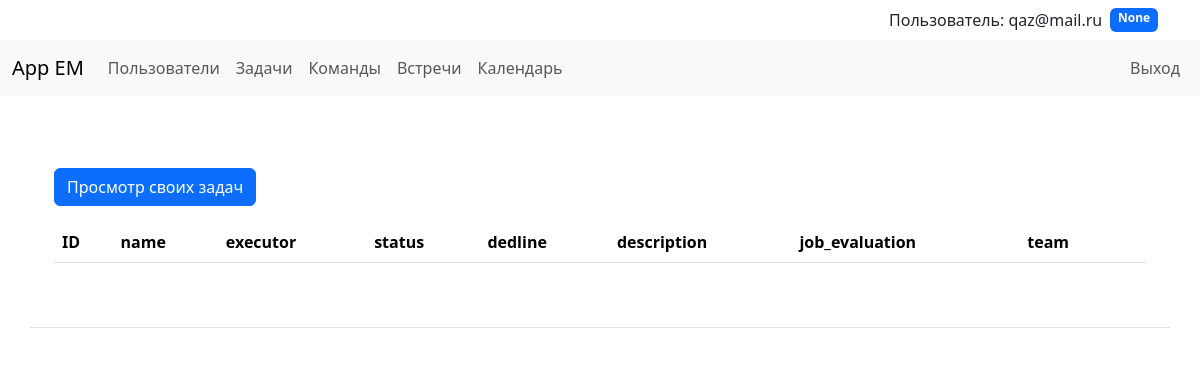
/tasks (signed in), run on an earlier commit of the app's database.
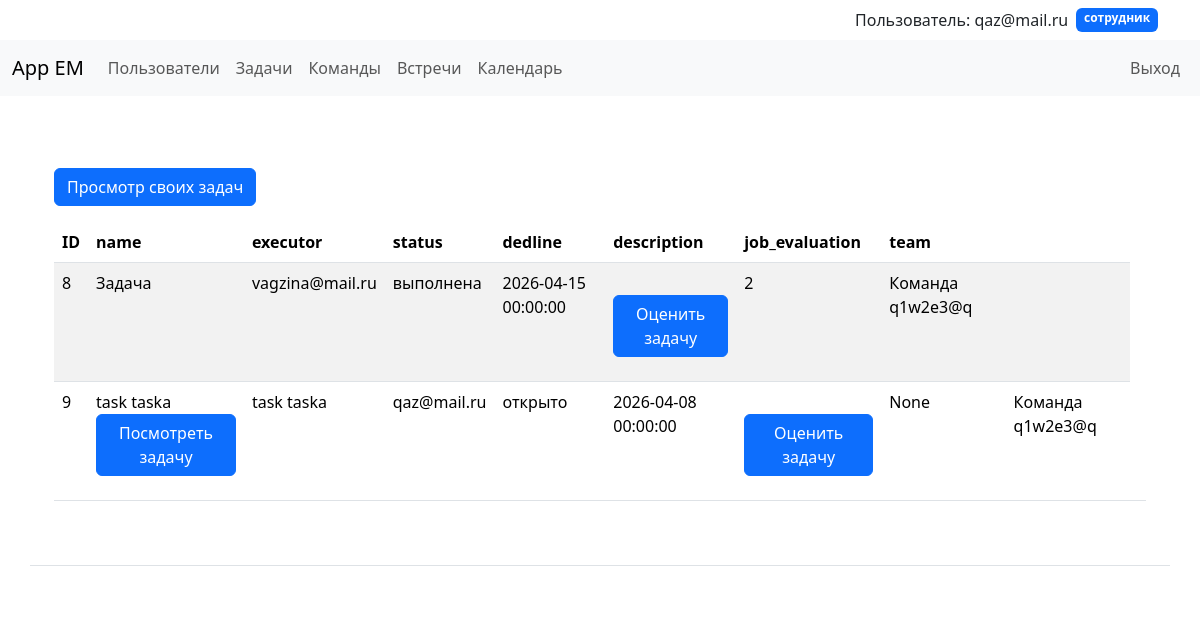
And on a later commit of the database.
### app/users/models.py (models this page shows)
class UserModel(Base):
    __tablename__ = "users"
    id = Column(Integer, primary_key=True, index=True)
    email = Column(String, unique=True)
    role = Column(String, nullable=True)
    team_id = Column(Integer, ForeignKey("teams.id"), nullable=True)
    team = relationship("TeamModel")
    hash_password = Column(String)
    meetings = relationship(
        "MeetingModel", secondary=meeting_participants, back_populates="participants"
    )
    tasks = relationship("TaskModel")

### app/tasks/models.py (models this page shows)
class TaskModel(Base):
    __tablename__ = "tasks"
    id = Column(Integer, primary_key=True, index=True)
    name = Column(String)
    status = Column(String, default="открыто")
    dedline = Column(DateTime)
    description = Column(String, nullable=True)
    job_evaluation = Column(Integer, nullable=True)
    executor_id = Column(Integer, ForeignKey("users.id"))
    executor = relationship("UserModel")
    team_id = Column(Integer, ForeignKey("teams.id"))
    team = relationship("TeamModel")
    chat = relationship("MessageModel", secondary=chat_messages, back_populates="task")

### app/teams/models.py (models this page shows)
class TeamModel(Base):
    __tablename__ = "teams"
    id = Column(Integer, primary_key=True, index=True)
    name = Column(String, unique=True)

### app/tasks/router.py (the view)
@router.get("/tasks")
async def get_tasks(
    request: Request,
    user_data: UserModel = Depends(get_current_user),
    db: Session = Depends(get_db),
):
    data_tasks = (
        db.query(TaskModel).filter(TaskModel.team_id == user_data.team_id)
        .options(
            selectinload(TaskModel.executor),
            selectinload(TaskModel.team),
            selectinload(TaskModel.chat),
        )
        .all()
    )
    return templates.TemplateResponse(
        request=request,
        name="tasks/tasks.html",
        context={"data_tasks": data_tasks, "current_user": user_data},
    )

### app/templates/tasks/tasks.html (shortened to what this page needs)
{% extends 'base.html' %}
{% block content %}
<div class="container mt-4">
<br>
<a href='/tasks_user' class='btn btn-primary mb-3'>Просмотр своих задач</a>
<table class="table table-striped">
    <thead>
      <tr>
        <th>ID</th>
        <th>name</th>
        <th>executor</th>
        <th>status</th>
        <th>dedline</th>
        <th>description</th>
        <th>job_evaluation</th>
        <th>team</th>
        <th></th>
      </tr>
    </thead>
    <tbody>
      {% for task in data_tasks %}
        <tr>
          <td>{{ task.id }}</td>
          {% if current_user.role == 'админ команды' %}
          <td>{{ task.name }}<br><a href='{{ url_for('get_task_user', task_id=task.id) }}' class='btn btn-primary mb-3'>Посмотреть задачу</a></td>
          {% else %}
            {% if current_user.email == task.executor.email %}
            <td>{{ task.name }}<br><a href="{{ url_for('get_task_user', task_id=task.id) }}" class='btn btn-primary mb-3'>Посмотреть  задачу</a></td>
            {% endif %}
          <td>{{ task.name }}</td>
          {% endif %}
          <td>{{ task.executor.email }}</td>
          <td>{{ task.status }}</td>
          <td>{{ task.dedline }}</td>
          <td>
            <br>
                <a href="{{ url_for('get_job_evaluation', task_id=task.id) }}" class='btn btn-primary mb-3'>Оценить задачу</a>
          </td>
          <td>{{ task.job_evaluation }}</td>
          <td>{{ task.team.name }}</td>
          <td>
          </td>
        </tr>
      {% endfor %}
    </tbody>
  </table>
</div>
{% endblock %}

### app/templates/base.html (shortened to what this page needs)
<!DOCTYPE html>
<html lang="en">
  <head>
    <link href="https://cdn.jsdelivr.net/npm/bootstrap@5.3.3/dist/css/bootstrap.min.css" rel="stylesheet">
  </head>
  <body class="d-flex flex-column min-vh-100">
{% if current_user.email %}
    <div class="container">
        <div class="d-flex justify-content-end py-2">
            <span class="me-2">Пользователь: {{ current_user.email }}</span>
            <span class="badge bg-primary">{{ current_user.role }}</span>
        </div>
    </div>
{% else %}
    <div class="container">
        <div class="d-flex justify-content-end py-2">
            <p>Пользователь не вошёл в систему.</p>
        </div>
    </div>
{% endif %}
<nav class="navbar navbar-expand-lg navbar-light bg-light">
  <div class="container-fluid">
    <a class="navbar-brand" href="/">App EM</a>
    <div class="collapse navbar-collapse" id="navbarNav">
      <ul class="navbar-nav me-auto mb-2 mb-lg-0">
        <li class="nav-item">
          <a class="nav-link" href="/users/">Пользователи</a>
        </li>
        {% if current_user %}
        <li class="nav-item">
          <a class="nav-link" href="/tasks/">Задачи</a>
        </li>
        <li class="nav-item">
          <a class="nav-link" href="/teams/">Команды</a>
        </li>
        <li class="nav-item">
          <a class="nav-link" href="/meetings/">Встречи</a>
        </li>
        <li class="nav-item">
          <a class="nav-link" href="/user_calendar/">Календарь</a>
        </li>
        {% endif %}
      </ul>
      <ul class="navbar-nav">
        {% if not current_user %}
        <li class="nav-item">
          <a class="nav-link" href="/register-form/">Регистрация</a>
        </li>
        <li class="nav-item">
          <a class="nav-link"; href="/login-form/">Вход</a>
        </li>
        {% else %}
        <li class="nav-item">
          <form action="/logout/" method="post" class="d-flex">
            <button type="submit" class="btn btn-link nav-link">Выход</button>
          </form>
        </li>
        {% endif %}
      </ul>
    </div>
  </div>
</nav>
<div class="container mt-4">
{% block content%}{% endblock %}
</div>
    <footer>
      <div class="container my-5 pt-4 border-top">
      </div>
    </footer>
  </body>
</html>

What changed in the data, as far as the page shows it:
changed UserModel "qaz@mail.ru": role "None" → "сотрудник"
added TaskModel: id "8", name "Задача", executor.email "vagzina@mail.ru", status "выполнена", dedline "2026-04-15 00:00:00", job_evaluation "2", team.name "Команда q1w2e3@q"
added TaskModel: id "9", name "task taska", executor.email "qaz@mail.ru", status "открыто", dedline "2026-04-08 00:00:00", job_evaluation "None", team.name "Команда q1w2e3@q"
